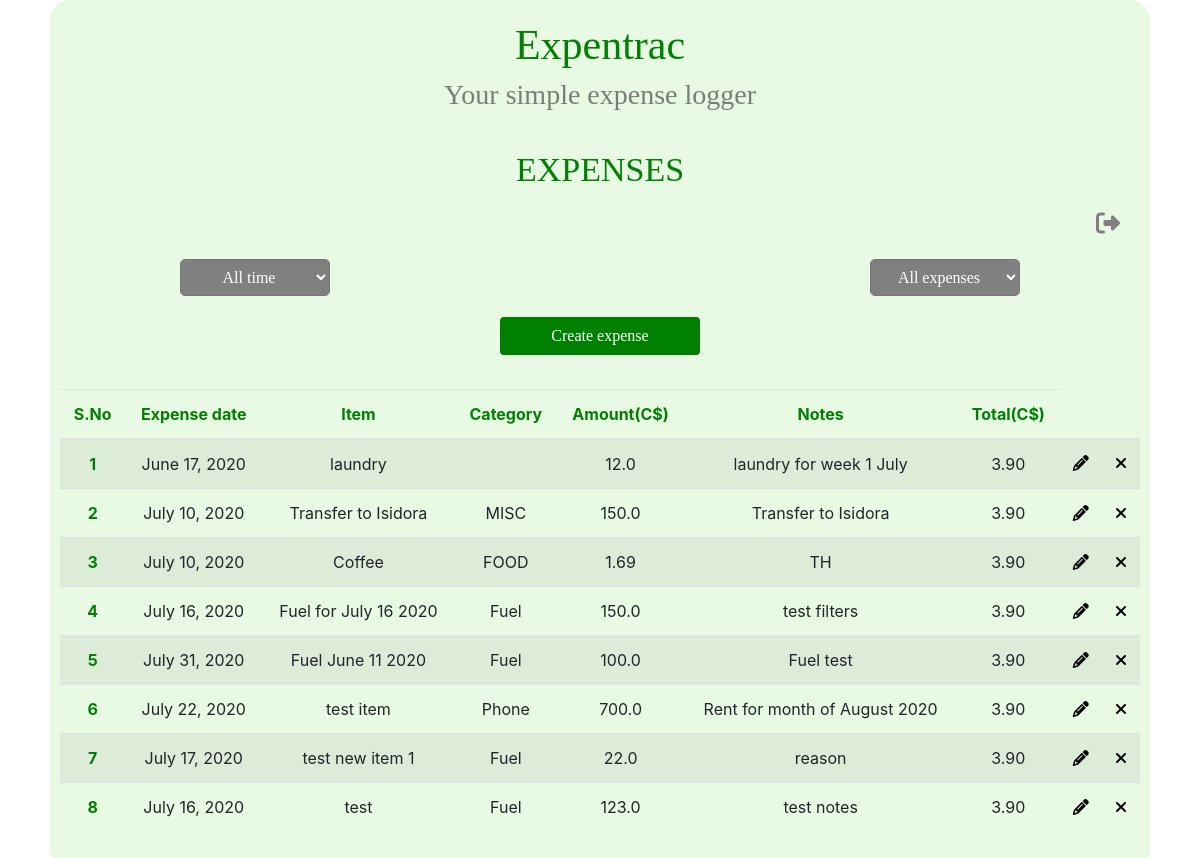
The page /tracker/sandsouza (signed in) on the database its author committed.
### tracker/models.py (models this page shows, shortened)
class Expense(models.Model):
    user = models.ForeignKey(settings.AUTH_USER_MODEL, default=0, on_delete=models.CASCADE)
    CATEGORY_CHOICES = [
        ("Clothing", "Clothing"),
        ("Food", "Food"),
        ("Fuel", "Fuel"),
        ("Rent", "Rent"),
        ("Utilities", "Utilities"),
        ("Phone", "Phone"),
        ("Education", "Education"),
        ("Miscellaneous", "Miscellaneous"),
    ]
    date = models.DateField('Date of expense', null=True)   # saved in format yyyy-mm-dd
    item = models.CharField(max_length=100, null=False, blank=False)
    category = models.CharField(max_length=20, choices=CATEGORY_CHOICES, null=True, blank=True)
    amount = models.FloatField(null=False, blank=False)
    notes = models.CharField(max_length=200, null=True, blank=True)

### tracker/views.py (the view)
# urls.py: path('tracker/<username>', views.tracker_page, name='tracker'),
@login_required()
def tracker_page(request, username):
    month_year = []
    categories = [verb_cat for code, verb_cat in Expense.CATEGORY_CHOICES]
    data = Expense.objects.filter(user=User.objects.get(username=username))
    for exp_item in data:  # get the month and year of each exp item and append to the list
        m = get_month(exp_item.date)
        y = get_year(exp_item.date)
        month_year.append(str(m)+" "+str(y))
    month_year = set(month_year)  # remove duplicates
    if request.user.username == username:   # if the user changes the URL unwittingly or otherwise to that of another user, the page would require a login
        return shortcuts.render(request, 'tracker/trackerTable.html', {'categories': categories, 'month_year': month_year, 'object_list': data})
    else:
        return HttpResponseRedirect('/')

### tracker/views.py (called while the page is built)
def get_month(date):
    return calendar.month_name[date.month]

def get_year(date):
    return date.year

### tracker/templates/tracker/trackerTable.html (shortened to what this page needs)
{% extends "./base.html" %}
    {% block title %} EXPENSES {% endblock title %}
    {% block content %}
    <div class="logout"> <a href="/logout"><i class="fa fa-sign-out" aria-hidden="true" title="Logout" id="logout"></i> </a></div>
    <div class="filt_container">
        <div class="select-div month">
            <select id="month_filter" onchange="filt_function_month()" class='form-control1'>
                <option selected> All time </option>
            </select>
        </div>
        <div class="select-div category">
            <select id="category_filter" onchange="filt_function_category()" class='form-control1'>
                <option selected >All expenses</option>
            </select>
        </div>
    </div>
    <button id="create-expense" class="btn" type="button" name="button">Create expense</button>
    <table id="table" class="table table-striped">
        <thead>
        <tr>
            <th scope="col">S.No</th>
            <th scope="col">Expense date</th>
            <th scope="col">Item</th>
            <th scope="col">Category</th>
            <th scope="col">Amount(C$)</th>
            <th scope="col">Notes</th>
            <th scope="col">Total(C$)</th>
        </tr>
      </thead>
      <tbody>
          {% for tracker in object_list %}
                <tr id={{ tracker.id }}>
                    <th scope="row">{{ forloop.counter }}</th>
                    <td>{{ tracker.date }}</td>
                    <td>{{ tracker.item }}</td>
                    <td>{{ tracker.category }}</td>
                    <td>{{ tracker.amount }}</td>
                    <td>{{ tracker.notes }}</td>
                    <td>3.90</td>
                    <td> <a class="tracker_controls1" id="c"><i class="fa fa-pencil edit-expense " title="Edit" data-form-url="{% url 'tracker_row_edit' tracker.id %}"></i></a></td>
                    <td> <a class="tracker_controls2" id="d"><i class="fa fa-times del-expense" title="Delete"></i></a></td>
                </tr>
            {% endfor %}
      </tbody>
    </table>
    {% endblock content %}

### tracker/static/tracker/base_style.css (style rules this page uses)
button { border : none; border-radius: 10px; text-align: center; width: 10%; color: white; padding: 10px 15px; margin: 10px 5px; box-sizing: border-box; background-color: green; font-weight: bold; cursor: pointer; }
i#logout { color: gray; float: right; margin: 0 20px; font-size: 24px; }
div.filt_container { position: relative; }
.form-control1 { position: relative; width: 150px; height: 37px; font-family: "Comic Sans MS"; border-radius: 5px; color: white; background-color: gray; font-size: 16px; font-family: "Comic Sans MS"; text-align: center; cursor: pointer; padding: 0 10px; }
.month { float: left; margin-left: 120px; }
.category { float: right; margin-right: 120px; }
table th { color: green; }
a { color: black; }
button#create-expense { background-color: green; font-family: "Comic Sans MS"; color: white; width: 200px; }
i { cursor : pointer; }

### rows shown on the page
Expense: date "June 17, 2020", item "laundry", amount "12.0", notes "laundry for week 1 July"
Expense: date "July 10, 2020", item "Transfer to Isidora", category "MISC", amount "150.0", notes "Transfer to Isidora"
Expense: date "July 10, 2020", item "Coffee", category "FOOD", amount "1.69", notes "TH"
Expense: date "July 16, 2020", item "Fuel for July 16 2020", category "Fuel", amount "150.0", notes "test filters"
Expense: date "July 31, 2020", item "Fuel June 11 2020", category "Fuel", amount "100.0", notes "Fuel test"
Expense: date "July 22, 2020", item "test item", category "Phone", amount "700.0", notes "Rent for month of August 2020"
Expense: date "July 17, 2020", item "test new item 1", category "Fuel", amount "22.0", notes "reason"
Expense: date "July 16, 2020", item "test", category "Fuel", amount "123.0", notes "test notes"
